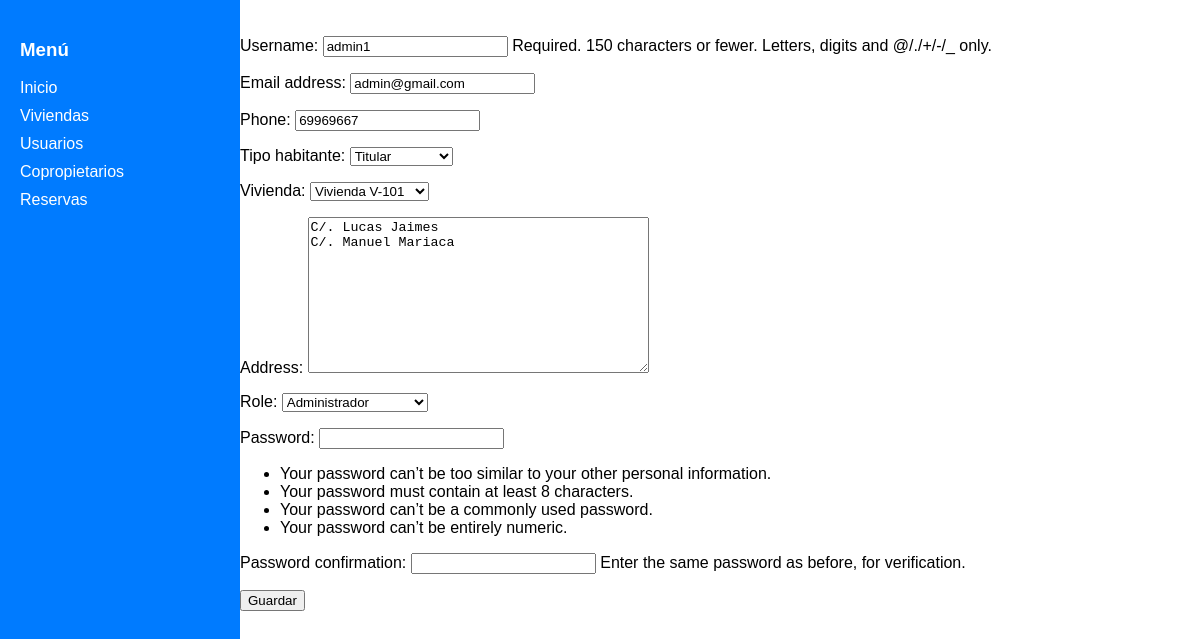
The app's page /users/edit/3/ (signed in) with its own data.
### users/models.py (models this page shows, shortened)
class CustomUser(AbstractUser):
    ROLES = [
        ('admin', 'Administrador'),
        ('portero', 'Portero'),
        ('limpieza', 'Personal de limpieza'),
        ('visitante', 'Visitante'),
    ]
    HABITANTE_TYPES = [
        ('titular', 'Titular'),
        ('dueno', 'Dueño'),
        ('copropietario', 'Copropietario'),
        ('menor', 'Menor'),
    ]
    phone = models.CharField(max_length=15, blank=True, null=True)
    address = models.TextField(blank=True, null=True)
    role = models.CharField(max_length=20, choices=ROLES, default='visitante')
    tipo_habitante = models.CharField(max_length=20, choices=HABITANTE_TYPES, blank=True, null=True)
    vivienda = models.ForeignKey(
        'vivienda.Vivienda',  # Especificamos el modelo correctamente
        on_delete=models.SET_NULL,
        null=True,
        blank=True,
        related_name="residentes"  # Cambiamos el related_name para evitar conflicto
    )

### users/views.py (the view)
# urls.py: path('edit/<int:pk>/', user_edit, name='user_edit'),
@login_required
def user_edit(request, pk):
    user = get_object_or_404(CustomUser, pk=pk)
    if request.method == "POST":
        form = UserForm(request.POST, instance=user)
        if form.is_valid():
            form.save()
            return redirect('user_list')
    else:
        form = UserForm(instance=user)
    return render(request, 'users/user_form.html', {'form': form})

### users/forms.py
class UserForm(UserCreationForm):
    class Meta:
        model = CustomUser
        fields = ['username', 'email', 'phone', 'tipo_habitante', 'vivienda', 'address', 'role' , 'password1', 'password2']

### vivienda/models.py (called while the page is built)
    def __str__(self):
        return f"Vivienda {self.codigo}"

### users/templates/users/user_form.html (shortened to what this page needs)
{% extends 'base.html' %}
{% block content %}
<form method="POST">
    {{ form.as_p }}
    <button type="submit">Guardar</button>
</form>
{% endblock %}

### templates/base.html (style rules this page uses)
body { font-family: Arial, sans-serif; margin: 0; padding: 0; }

### records on screen
CustomUser: username "admin1", email "admin@gmail.com", phone "69969667", tipo_habitante "Titular", vivienda "Vivienda V-101", address "C/. Lucas Jaimes C/. Manuel Mariaca", role "Administrador"
